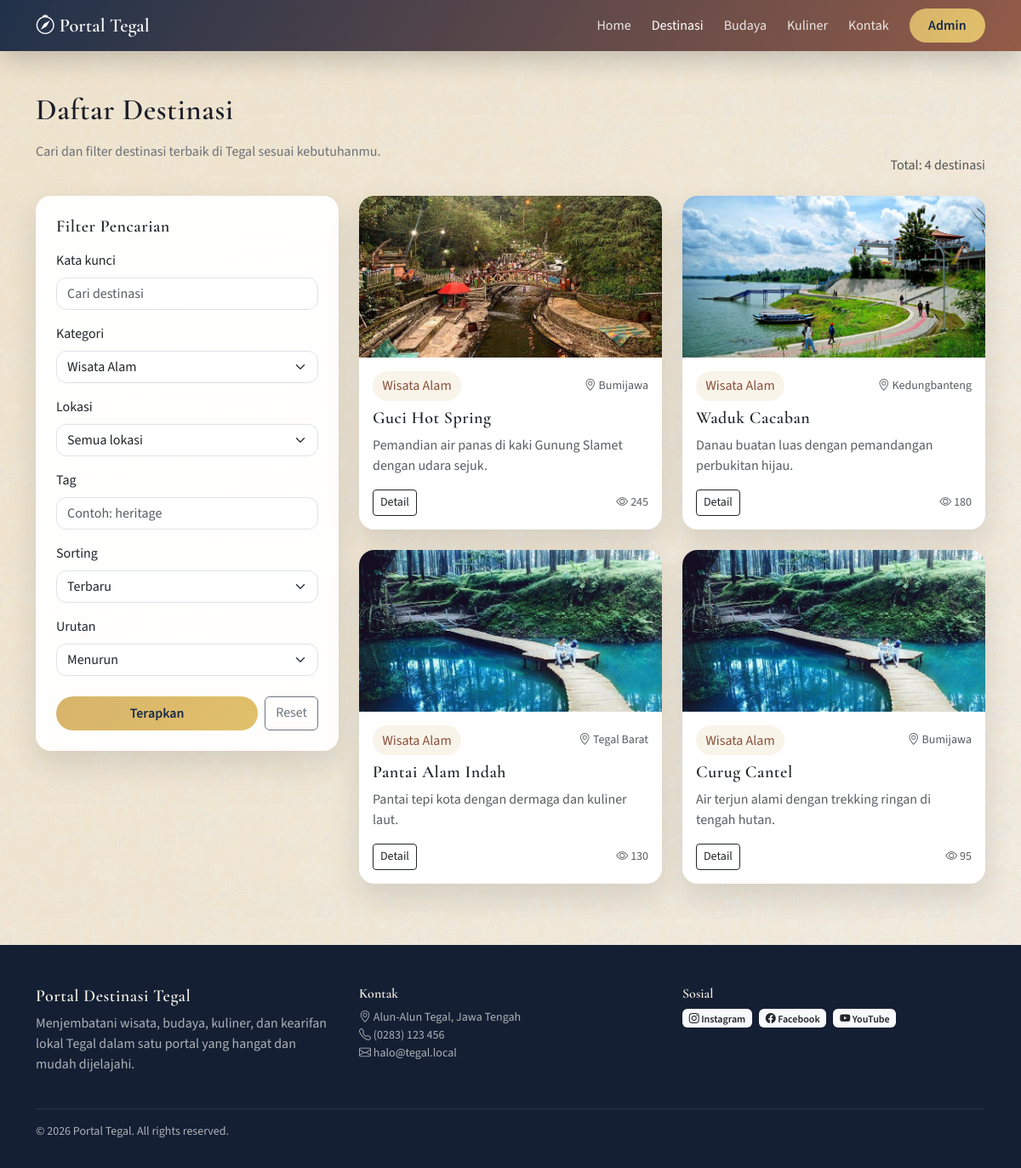
Page /index.php?route=destinations&category_id=1 on the committed database.
### tables this page shows
CREATE TABLE destinations (
  id INT AUTO_INCREMENT PRIMARY KEY,
  category_id INT NOT NULL,
  name VARCHAR(150) NOT NULL,
  slug VARCHAR(180) NOT NULL UNIQUE,
  location VARCHAR(120) NOT NULL,
  short_desc VARCHAR(255) NOT NULL,
  content TEXT NOT NULL,
  thumbnail VARCHAR(255) DEFAULT NULL,
  is_featured TINYINT(1) NOT NULL DEFAULT 0,
  views INT NOT NULL DEFAULT 0,
  created_at DATETIME NOT NULL DEFAULT CURRENT_TIMESTAMP,
  CONSTRAINT fk_dest_category FOREIGN KEY (category_id) REFERENCES categories(id) ON DELETE RESTRICT
);

CREATE TABLE categories (
  id INT AUTO_INCREMENT PRIMARY KEY,
  name VARCHAR(100) NOT NULL,
  slug VARCHAR(120) NOT NULL UNIQUE
);

### app/helpers.php (called while the page is built, shortened)
<?php
function e($value)
{
    return htmlspecialchars((string) $value, ENT_QUOTES, 'UTF-8');
}
function base_url($path = '')
{
    $base = rtrim(BASE_URL, '/');
    return $base . ($path ? '/' . ltrim($path, '/') : '');
}
function route_url($route = '', array $params = [])
{
    $route = trim($route, '/');
    if ($route !== '') {
        $params = array_merge(['route' => $route], $params);
    }
    $query = http_build_query($params);
    $base = base_url('index.php');
    if ($query === '') {
        return $base;
    }
    return $base . '?' . $query;
}
function view($template, array $data = [])
{
    $template = trim($template, '/');
    $path = __DIR__ . '/views/' . $template . '.php';
    extract($data, EXTR_SKIP);
    require $path;
}
function image_url($file, $fallback = 'assets/img/praban-lintang.jpg')
{
    $root = dirname(__DIR__);
    $uploadPath = $root . '/assets/uploads/' . $file;
    $localPath = $root . '/assets/img/' . $file;
    if (is_file($localPath)) {
        return base_url('assets/img/' . $file);
    }
    return base_url($fallback);
}

### app/controllers/DestinationsController.php (called while the page is built, shortened)
<?php
class DestinationsController extends BaseController
{
    public function index()
    {
        $filters = [
            'q' => trim($_GET['q'] ?? ''),
            'category_id' => (int) ($_GET['category_id'] ?? 0),
            'location' => trim($_GET['location'] ?? ''),
            'tag' => trim($_GET['tag'] ?? ''),
            'sort' => $_GET['sort'] ?? 'created_at',
            'order' => $_GET['order'] ?? 'desc',
        ];
        $limit = 9;
        $page = max(1, (int) ($_GET['page'] ?? 1));
        $offset = ($page - 1) * $limit;
        $destinationModel = new DestinationModel($this->pdo);
        $categoryModel = new CategoryModel($this->pdo);
        $result = $destinationModel->search($filters, $limit, $offset);
        $destinations = $result['items'];
        $total = $result['total'];
        $categories = $categoryModel->all('name');
        $q = $filters['q'];
        $categoryId = $filters['category_id'];
        $tag = $filters['tag'];
        $sort = $filters['sort'];
        $order = strtolower($filters['order']) === 'asc' ? 'ASC' : 'DESC';
        $this->render('destinations/index', compact(
            'pageTitle',
            'destinations',
            'total',
            'page',
            'limit',
            'categories',
            'locations',
            'q',
            'categoryId',
            'location',
            'tag',
            'sort',
            'order'
        ));
    }
}

### index.php (called while the page is built, shortened)
<?php
require_once __DIR__ . '/app/bootstrap.php';
$routes = require __DIR__ . '/app/routes.php';
$route = trim((string) ($_GET['route'] ?? ''), '/');
[$controllerClass, $method] = $routes[$route];
$controller = new $controllerClass();
$controller->$method();

### app/bootstrap.php (called while the page is built, shortened)
<?php
require_once __DIR__ . '/helpers.php';
spl_autoload_register(function ($class) {
    $paths = [
        __DIR__ . '/controllers/' . $class . '.php',
        __DIR__ . '/models/' . $class . '.php',
    ];
    foreach ($paths as $path) {
        if (is_file($path)) {
            return;
        }
    }
});

### app/models/DestinationModel.php (called while the page is built, shortened)
<?php
class DestinationModel extends BaseModel
{
    public function search(array $filters, $limit, $offset)
    {
        $q = trim($filters['q'] ?? '');
        $categoryId = (int) ($filters['category_id'] ?? 0);
        $location = trim($filters['location'] ?? '');
        $tag = trim($filters['tag'] ?? '');
        $sort = $filters['sort'] ?? 'created_at';
        $order = strtolower($filters['order'] ?? 'desc') === 'asc' ? 'ASC' : 'DESC';
        $sortMap = [
            'created_at' => 'd.created_at',
            'name' => 'd.name',
            'views' => 'd.views',
        ];
        $orderBy = $sortMap[$sort] ?? 'd.created_at';
        $where = [];
        $params = [];
        if ($categoryId > 0) {
            $where[] = 'd.category_id = :category_id';
            $params[':category_id'] = $categoryId;
        }
        $whereSql = $where ? 'WHERE ' . implode(' AND ', $where) : '';
        $totalStmt = $this->pdo->prepare('SELECT COUNT(*) FROM destinations d ' . $whereSql);
        foreach ($params as $key => $value) {
            $totalStmt->bindValue($key, $value);
        }
        $totalStmt->execute();
        $total = (int) $totalStmt->fetchColumn();
        $query = 'SELECT d.*, c.name AS category_name, c.slug AS category_slug FROM destinations d JOIN categories c ON c.id = d.category_id ' . $whereSql . ' ORDER BY ' . $orderBy . ' ' . $order . ' LIMIT :limit OFFSET :offset';
        $stmt = $this->pdo->prepare($query);
        foreach ($params as $key => $value) {
            $stmt->bindValue($key, $value);
        }
        $stmt->bindValue(':limit', (int) $limit, PDO::PARAM_INT);
        $stmt->bindValue(':offset', (int) $offset, PDO::PARAM_INT);
        $stmt->execute();
        $items = $stmt->fetchAll();
        return [
            'total' => $total,
            'items' => $items,
        ];
    }
}

### app/models/BaseModel.php (called while the page is built, shortened)
<?php
class BaseModel
{
    public function __construct($pdo)
    {
        $this->pdo = $pdo;
    }
}

### app/models/CategoryModel.php (called while the page is built, shortened)
<?php
class CategoryModel extends BaseModel
{
    public function all($orderBy = 'id', $direction = 'ASC')
    {
        $orderBy = $orderBy === 'name' ? 'name' : 'id';
        $direction = strtoupper($direction) === 'DESC' ? 'DESC' : 'ASC';
        $stmt = $this->pdo->query('SELECT id, name, slug FROM categories ORDER BY ' . $orderBy . ' ' . $direction);
        return $stmt->fetchAll();
    }
}

### app/views/destinations/index.php (the view, shortened to what this page needs)
<main class="container my-5">
  <div class="d-flex flex-column flex-lg-row justify-content-between align-items-lg-end gap-3 mb-4">
    <div>
      <h1 class="section-title">Daftar Destinasi</h1>
      <p class="section-subtitle">Cari dan filter destinasi terbaik di Tegal sesuai kebutuhanmu.</p>
    </div>
    <div class="text-muted">Total: <?php echo e($total); ?> destinasi</div>
  </div>
  <div class="row g-4">
    <div class="col-lg-4">
      <form class="card filter-card p-4" method="get" data-auto-submit>
        <h5 class="mb-3">Filter Pencarian</h5>
        <div class="mb-3">
          <label class="form-label">Kata kunci</label>
          <input type="text" name="q" class="form-control" placeholder="Cari destinasi" value="<?php echo e($q); ?>">
        </div>
        <div class="mb-3">
          <label class="form-label">Kategori</label>
          <select name="category_id" class="form-select">
            <?php foreach ($categories as $category) : ?>
              <option value="<?php echo e($category['id']); ?>" <?php echo $categoryId === (int) $category['id'] ? 'selected' : ''; ?>><?php echo e($category['name']); ?></option>
            <?php endforeach; ?>
          </select>
        </div>
        <div class="mb-3">
          <label class="form-label">Lokasi</label>
          <select name="location" class="form-select">
            <option value="">Semua lokasi</option>
          </select>
        </div>
        <div class="mb-3">
          <label class="form-label">Tag</label>
          <input type="text" name="tag" class="form-control" placeholder="Contoh: heritage" value="<?php echo e($tag); ?>">
        </div>
        <div class="mb-3">
          <label class="form-label">Sorting</label>
          <select name="sort" class="form-select">
            <option value="created_at" <?php echo $sort === 'created_at' ? 'selected' : ''; ?>>Terbaru</option>
          </select>
        </div>
        <div class="mb-4">
          <label class="form-label">Urutan</label>
          <select name="order" class="form-select">
            <option value="desc" <?php echo $order === 'DESC' ? 'selected' : ''; ?>>Menurun</option>
          </select>
        </div>
        <div class="d-flex gap-2">
          <button type="submit" class="btn btn-cta flex-fill">Terapkan</button>
          <a href="<?php echo e(route_url('destinations')); ?>" class="btn btn-outline-secondary">Reset</a>
        </div>
      </form>
    </div>
    <div class="col-lg-8">
      <div class="row g-4">
        <?php foreach ($destinations as $item) : ?>
          <div class="col-md-6">
            <div class="card destination-card">
              <img src="<?php echo e(image_url($item['thumbnail'])); ?>" alt="<?php echo e($item['name']); ?>">
              <div class="card-body">
                <div class="d-flex justify-content-between align-items-center mb-2">
                  <span class="badge-category"><?php echo e($item['category_name']); ?></span>
                  <small class="text-muted"><i class="bi bi-geo-alt"></i> <?php echo e($item['location']); ?></small>
                </div>
                <h5 class="card-title fw-semibold"><?php echo e($item['name']); ?></h5>
                <p class="card-text text-muted"><?php echo e($item['short_desc']); ?></p>
                <div class="d-flex justify-content-between align-items-center">
                  <a class="btn btn-sm btn-outline-dark" href="<?php echo e(route_url('destinations/detail', ['slug' => $item['slug']])); ?>">Detail</a>
                  <span class="text-muted small"><i class="bi bi-eye"></i> <?php echo e($item['views']); ?></span>
                </div>
              </div>
            </div>
          </div>
        <?php endforeach; ?>
      </div>
    </div>
  </div>
</main>

### assets/css/style.css (style rules this page uses)
:root { --color-primary: #172a45; --color-secondary: #8a4f3b; --color-accent: #d7b46a; --color-neutral: #f2e7d2; --color-sand: #f7f2e9; --color-ink: #1c1f2a; --color-muted: #6c6f77; --shadow-soft: 0 15px 35px rgba(17, 24, 39, 0.12); --radius-lg: 20px; }
body { font-family: "Source Sans 3", "Segoe UI", sans-serif; color: var(--color-ink); background-color: var(--color-neutral); background-image: linear-gradient(120deg, rgba(242, 231, 210, 0.96), rgba(247, 242, 233, 0.94)), url("../img/batik.webp"); background-size: auto, 240px; background-attachment: fixed; }
h1, h2, h3, h4, h5, .section-title { font-family: "Cormorant Garamond", "Times New Roman", serif; letter-spacing: 0.5px; }
a { color: var(--color-primary); text-decoration: none; }
.btn-cta { background: linear-gradient(120deg, var(--color-accent), #e1c06b); color: var(--color-primary); border: none; border-radius: 999px; padding: 0.5rem 1.4rem; font-weight: 600; }
.section-title { font-size: 2.2rem; margin-bottom: 1rem; }
.section-subtitle { color: var(--color-muted); }
.category-card, .destination-card, .culture-card { border: none; border-radius: 18px; box-shadow: var(--shadow-soft); background: #fff; height: 100%; overflow: hidden; }
.destination-card img, .culture-card img { width: 100%; height: 190px; object-fit: cover; }
.badge-category { background: rgba(215, 180, 106, 0.15); color: var(--color-secondary); border-radius: 999px; padding: 0.35rem 0.7rem; }
.filter-card { border-radius: 18px; border: none; box-shadow: var(--shadow-soft); background: rgba(255, 255, 255, 0.94); }
.form-control, .form-select { border-radius: 12px; }

### rows in the picture
destinations: thumbnail (picture), category.name "Wisata Alam", location "Bumijawa", name "Guci Hot Spring", short_desc "Pemandian air panas di kaki Gunung Slamet dengan udara sejuk.", views "245"
destinations: thumbnail (picture), category.name "Wisata Alam", location "Kedungbanteng", name "Waduk Cacaban", short_desc "Danau buatan luas dengan pemandangan perbukitan hijau.", views "180"
destinations: thumbnail (picture), category.name "Wisata Alam", location "Tegal Barat", name "Pantai Alam Indah", short_desc "Pantai tepi kota dengan dermaga dan kuliner laut.", views "130"
destinations: thumbnail (picture), category.name "Wisata Alam", location "Bumijawa", name "Curug Cantel", short_desc "Air terjun alami dengan trekking ringan di tengah hutan.", views "95"

### other values in the picture
$total "4"
form field category_id "Wisata Alam"
